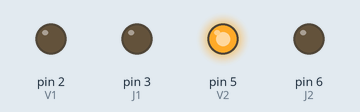
The sketch below on a simulated Arduino Uno, built with avr-gcc and run on an emulated ATmega328P. Shown: output pins drawn as LEDs (lit = HIGH). Storage starts empty; pins used as bus, display or sensor lines are not drawn; what the sketch prints to the serial monitor is not drawn.

Above: at 1.5 s.
At 3.5 s:
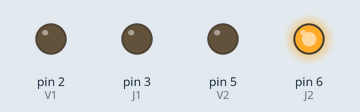
Timing chart, 0 to 5.2 s (numbered marks = the images above):
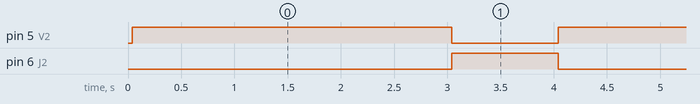

Measured:
- by itself, pin 5 (V2): alternates HIGH for 3.0 s and LOW for 1.0 s
- by itself, pin 6 (J2): alternates HIGH for 1.0 s and LOW for 3.0 s
- by itself, everything shown: repeats every 4.0 s, in 3 steps

The sketch:

python.ino
```cpp
#include <SPI.h>
#include <SD.h>
File F1,F2,F3,F4;
int route1,route2,route3,route4;
int R1=4,R2=7;
int J1=3,J2=6;
int V1=2,V2=5;
void setup(){
    // Open serial communications and wait for port to open:
  Serial.begin(9600);
  while (!Serial) {
  }

  if (!SD.begin()) {
    Serial.println("initialization failed!");
    while (1);
  }

  F1 = SD.open("f1.txt");
  F2 = SD.open("f2.txt");
  F3= SD.open("f3.txt");
  F4 = SD.open("f4.txt");

  if (F1&F2&F3&F4) {

    while (F1.available()&F2.available()&F3.available()&F4.available()) {
      route1=int(F1.read());
      Serial.write(route1);
      route2=int(F2.read());
      Serial.write(route2);
      route3=int(F3.read());
      Serial.write(route3);
      route4=int(F4.read());
      Serial.write(route4);
    }

    // close the file:
    F1.close();
    F2.close();
    F3.close();
    F4.close();
  } else {
    Serial.println("error opening ");
  }
  pinMode(R1,OUTPUT);
  pinMode(J1,OUTPUT);
  pinMode(V1,OUTPUT);
  pinMode(R2,OUTPUT);
  pinMode(J2,OUTPUT);
  pinMode(V2,OUTPUT);

}
void loop(){
  if(route1<=route3 & route1<=route4 & route2<=route3 & route2<=route4)
  {
  digitalWrite(R1,HIGH);
  digitalWrite(V2,HIGH);
  delay(3000);
  digitalWrite(V2,LOW);
  digitalWrite(R1,HIGH);
  digitalWrite(J2,HIGH);
  delay(1000);
  digitalWrite(R1,LOW);
  digitalWrite(J2,LOW);
  }
  else{
  digitalWrite(R2,HIGH);
  digitalWrite(V1,HIGH);
  delay(3000);
  digitalWrite(V1,LOW);
  digitalWrite(R2,HIGH);
  digitalWrite(J1,HIGH);
  delay(1000);
  digitalWrite(R2,LOW);
  digitalWrite(J1,LOW);

  }

}
```
